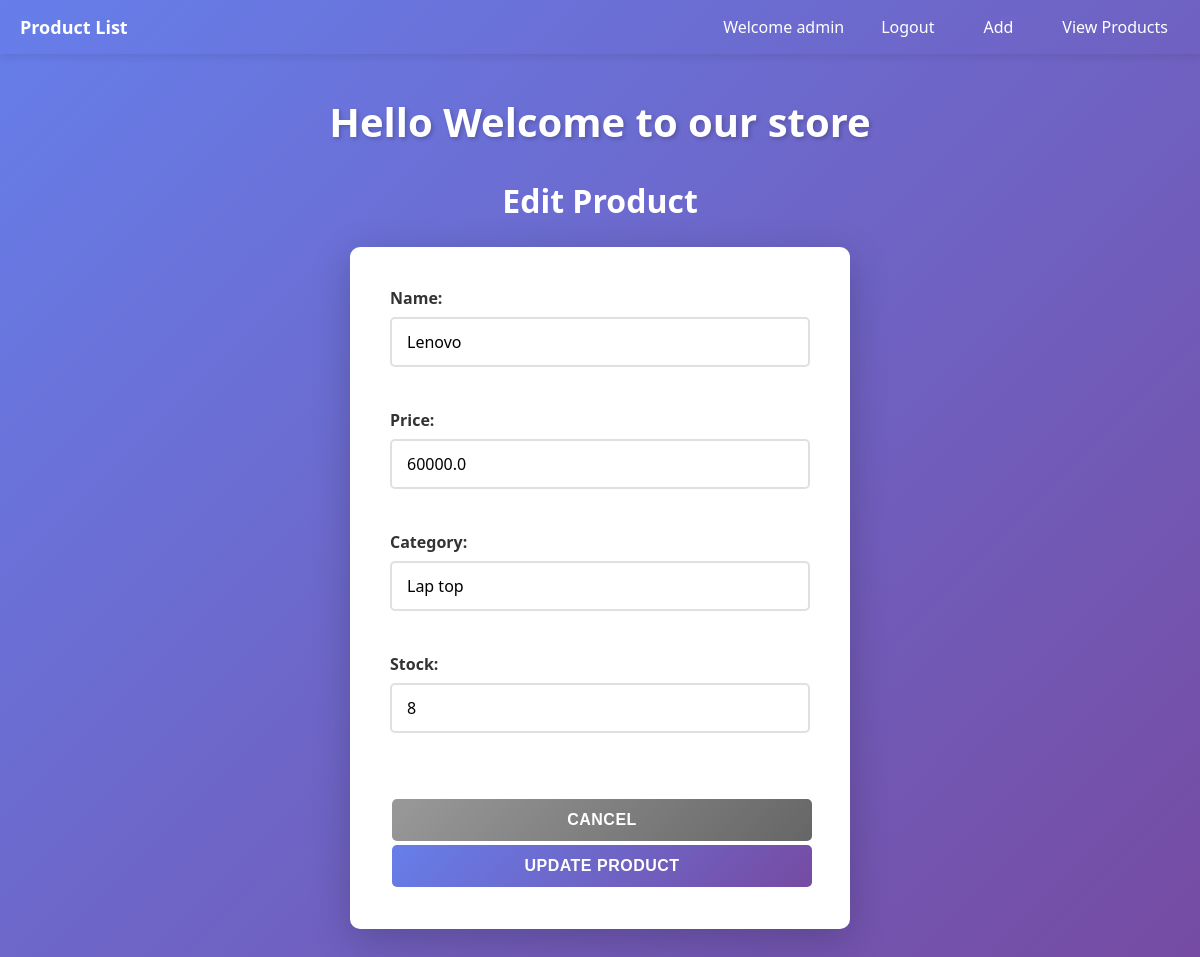
The app's page /edit/1/ (signed in) with its own data.
### app/models.py (models this page shows, shortened)
class Product(models.Model):
    name = models.CharField(max_length=100)
    catagory = models.CharField(max_length=100)
    price = models.FloatField()
    stock = models.IntegerField()
    created_at = models.DateTimeField(auto_now_add=True)

### app/views.py (the view, shortened to what this page needs)
# urls.py: path('edit/<int:product_id>/',views.edit, name= 'edit'),
@login_required
def edit(request, product_id):
    x = get_object_or_404(Product, id=product_id)
    return render(request, 'edit.html',{'product':x})

### app/templates/edit.html (shortened to what this page needs)
{% extends 'base.html' %}
{% block content %}
<h2>Edit Product</h2>
<form method="post">
    <div>
        <label for="name">Name:</label>
        <input
            type="text"
            id="name"
            name="name"
            value="{{ product.name }}"
            required>
    </div>
    <br>
    <div>
        <label for="price">Price:</label>
        <input
            type="number"
            id="price"
            name="price"
            step="0.01"
            value="{{ product.price }}"
            required>
    </div>
    <br>
    <div>
        <label for="catagory">Category:</label>
        <input
            type="text"
            id="catagory"
            name="catagory"
            value="{{ product.catagory }}">
    </div>
    <br>
    <div>
        <label for="stock">Stock:</label>
        <input
            type="number"
            id="stock"
            name="stock"
            value="{{ product.stock }}">
    </div>
    <br>
    <br>
    <a href="{% url 'index' %}">
        <button type="button">Cancel</button>
    </a>
    <button type="submit">Update Product</button>
</form>
{% endblock %}

### app/templates/base.html (shortened to what this page needs)
<!DOCTYPE html>
<html lang="en">
<head>
</head>
<body>
<nav>
    <ul>
        <li> Product List </li>
        {% if user.is_authenticated %}
            <li>Welcome {{ user.username }}</li>
            <li><a href="{% url 'logout' %}">Logout</a></li>
            <li><a href="{% url 'add' %}">Add</a></li>
            <li><a href="{% url 'index' %}">View Products</a></li>
        {% else %}
            <li><a href="{% url 'login' %}">Login</a></li>
            <li><a href="{% url 'register' %}">Register</a></li>
        {% endif %}
    </ul>
</nav>
<div class="container">
    <h1>Hello Welcome to our store</h1>
    {% block content %}
    {% endblock %}
</div>
</body>
</html>

### app/templates/base.html (style rules this page uses)
* { margin: 0; padding: 0; box-sizing: border-box; }
body { font-family: 'Segoe UI', Tahoma, Geneva, Verdana, sans-serif; background: linear-gradient(135deg, #667eea 0%, #764ba2 100%); min-height: 100vh; color: #333; }
nav { color: white; padding: 15px 0; box-shadow: 0 2px 10px rgba(0, 0, 0, 0.1); position: sticky; top: 0; z-index: 100; }
nav ul { list-style: none; display: flex; gap: 25px; max-width: 1200px; margin: 0 auto; padding: 0 20px; align-items: center; flex-wrap: wrap; }
nav li { display: inline; }
nav a { color: white; text-decoration: none; font-weight: 500; transition: all 0.3s ease; padding: 8px 12px; border-radius: 4px; }
nav li:first-child { font-size: 18px; font-weight: bold; flex-grow: 1; }
h1 { color: white; text-align: center; margin-bottom: 30px; font-size: 2.5em; text-shadow: 2px 2px 4px rgba(0, 0, 0, 0.2); }
h2 { color: white; margin-bottom: 25px; font-size: 2em; text-align: center; }
.container { max-width: 1200px; margin: 40px auto; padding: 0 20px; }
form { background: white; padding: 40px; border-radius: 10px; box-shadow: 0 10px 40px rgba(0, 0, 0, 0.2); max-width: 500px; margin: 0 auto 30px; }
form div { margin-bottom: 20px; }
label { display: block; margin-bottom: 8px; font-weight: 600; color: #333; }
input[type=text], input[type=number], input[type=password], input[type=email] { width: 100%; padding: 12px 15px; border: 2px solid #e0e0e0; border-radius: 5px; font-size: 1em; transition: all 0.3s ease; font-family: 'Segoe UI', Tahoma, Geneva, Verdana, sans-serif; }
button { width: 100%; padding: 12px; background: linear-gradient(135deg, #667eea 0%, #764ba2 100%); border: none; color: white; font-size: 1em; font-weight: 600; cursor: pointer; border-radius: 5px; transition: all 0.3s ease; text-transform: uppercase; letter-spacing: 0.5px; margin: 2px; }
button[type=button] { background: linear-gradient(135deg, #999 0%, #666 100%); }
a { color: white; text-decoration: none; transition: all 0.3s ease; }

### records on screen
Product: name "Lenovo", price "60000.0", catagory "Lap top", stock "8"

### other values on screen
{{ user.username }} "admin"
